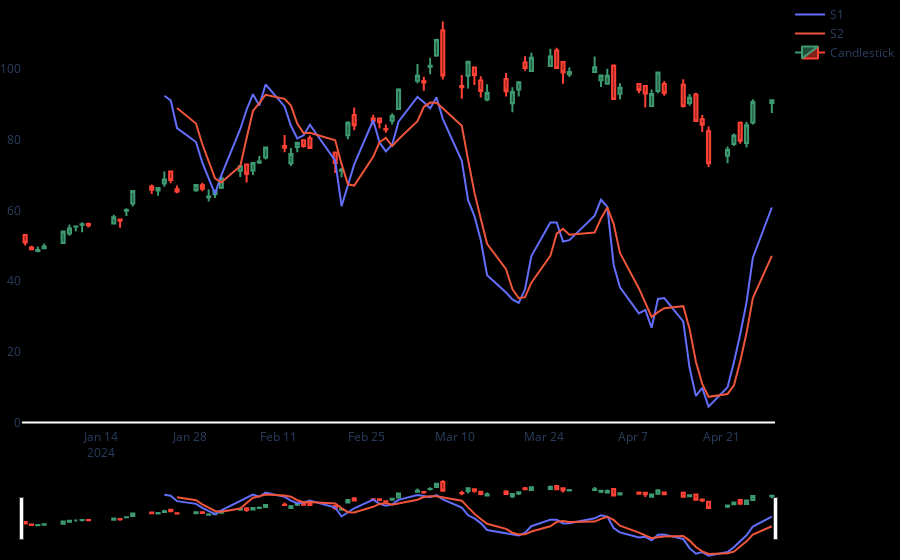

Write notebook code for a chart like this one.
### Code cell
# Stohastic Oscillator (SO)
# identifis trend reversal will happen, overbought and oversold movement
# 0 overseold 20 - 80 overbought 100 
#    buy/exit         sell/exit

df.ta.stoch(high='High', low='Low', close='Close', fast_k=14, slow_k=3, slow_d=3, append=True)
s1 = go.Scatter(x=df.index, y=df['STOCHk_14_3_3'], name='S1')
s2 = go.Scatter(x=df.index, y=df['STOCHd_14_3_3'], name='S2')


figure = go.Figure(data=[ s1,s2, candlestick])
figure.update_layout(
    #yaxis=dict(domain=[0.2, 1]  ),
    yaxis2=dict( color='red', anchor='free', overlaying='y',  side='right', title='SO'),
    paper_bgcolor="black",  plot_bgcolor="black",
    margin_l=10, margin_b=0, margin_r=0, margin_t=0, grid_columns=1,grid_rows=1)
figure.update_yaxes( gridcolor='black')
figure.update_xaxes( gridcolor='black')
figure.show()


# figure = make_subplots(rows=2, cols=1)
# figure.add_trace(candlestick, row=1, col=1)
# figure.add_trace(s1, row=2, col=1)
# figure.add_trace(s2, row=2, col=1)
# figure.update_layout(
#     xaxis=dict(rangeslider=dict(visible=True)),
#     xaxis2=dict(rangeslider=dict(visible=False))
# )

#figure.show()
